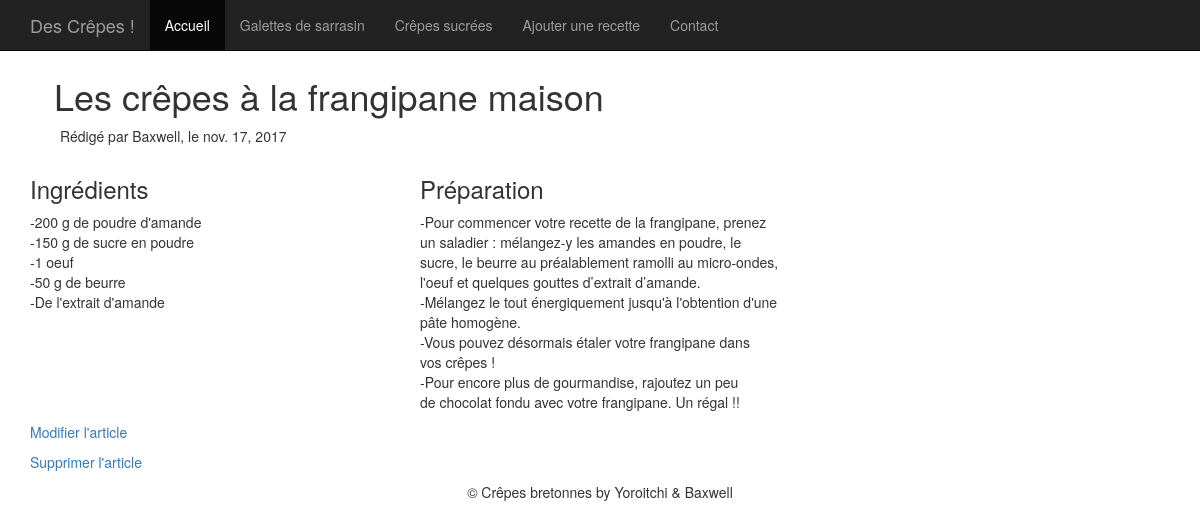
Page /article/6 on the committed database.
### blog/models.py (models this page shows, shortened)
class Article(models.Model):
    titre = models.CharField(max_length=100)
    auteur = models.CharField(max_length=42)
    ingredients = models.TextField(null=True)
    preparation = models.TextField(null=True)
    date = models.DateTimeField(auto_now_add=True, auto_now=False,
                                verbose_name="Date de parution")
    categorie = models.ForeignKey('Categorie')

### blog/views.py (the view)
# urls.py: url(r'^article/(?P<id>\d+)$', views.lire, name='lire'),
def lire(request, id):
    article = get_object_or_404(Article, id=id)
    return render(request, 'lire.html', {'article':article})

### blog/templates/lire.html (shortened to what this page needs)
{% extends "base.html"%}
{% block css%}
<link href="/static/bootstrap/css/3-col.css" rel="stylesheet">
{% endblock %}
{% block header %}<h1>{{ article.titre }}</h1>{% endblock%}
{% block content %}
<p class="infos">Rédigé par {{ article.auteur }}, le {{ article.date|date:"DATE_FORMAT" }}</p>
<div class="container">
  <div class="row">
    <div class="col-md-4">
      <h3>Ingrédients</h3>
      <div class="ingredients">{{ article.ingredients|linebreaks }}</div>
    </div>
    <div class="col-md-4">
      <h3>Préparation</h3>
      <div class="preparation">{{article.preparation|linebreaks}}</div>
    </div>
    <div class="col-md-4">
    </div>
  </div>
  <p><a href="{% url 'edit' id=article.id %}">Modifier l'article</a>
  <p><a href="{% url 'delete' id=article.id %}">Supprimer l'article</a>
</div>
{% endblock %}

### rows in the picture
Article: titre "Les crêpes à la frangipane maison", auteur "Baxwell", date "nov. 17, 2017", ingredients "-200 g de poudre d'amande -150 g de sucre en poudre -1 oeuf -50 g de beurre -De l'extrait d'amande", preparation "-Pour commencer votre recette de la frangipane, prenez un saladier : mélangez-y les amandes en poudre, le sucre, le beurre au préalablement ramolli au micro-ondes, l'oeuf et quelques gouttes d’extrait d’amande. -Mélangez le tout énergiquement jusqu'à l'obtention d'une pâte homogène. -Vous pouvez désormais étaler votre frangipane dans vos crêpes ! -Pour encore plus de gourmandise, rajoutez un peu de chocolat fondu avec votre frangipane. Un régal !!"
